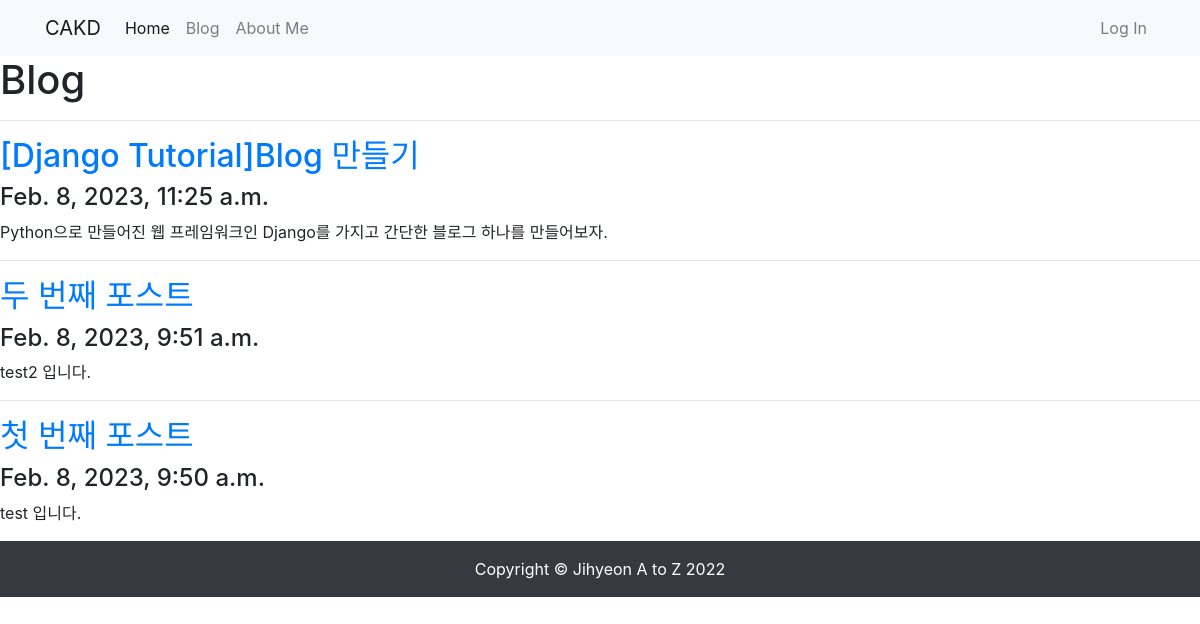
Screenshot of /blog/ with the database file from the repository.
### blog/models.py (models this page shows, shortened)
class Post(models.Model):
    title = models.CharField(max_length=30)
    content = models.TextField()
    created_at = models.DateTimeField(auto_now_add=True)
    updated_at = models.DateTimeField(auto_now=True)
    def get_absolute_url(self):
        return f'/blog/{self.pk}/'

### blog/views.py (the view)
# urls.py: path('', views.PostList.as_view()),
class PostList(ListView):
    model = Post
    ordering = '-pk'

### blog/templates/blog/post_list.html
{% extends 'blog/base.html'%}
{% block main_area %}
  <h1>Blog</h1>
    {% for p in post_list %}
    <hr>
    <h2><a href="{{p.get_absolute_url}}">{{p.title}}</a></h2>
    <h4>{{p.created_at}}</h4>
    <p>{{p.content}}</p>
    {% endfor %}
{% endblock %}

### blog/templates/blog/base.html (shortened to what this page needs)
<!DOCTYPE html>
<html lang="en">
<head>
    <link rel="stylesheet" href="https://cdn.jsdelivr.net/npm/bootstrap@4.5.3/dist/css/bootstrap.min.css">
</head>
<body>
    {% include 'blog/navbar.html'  %}
    {% block main_area %} {% endblock %}
    {% include 'blog/footer.html' %}
</body>
</html>

### blog/templates/blog/navbar.html (shortened to what this page needs)
<nav class="navbar navbar-expand-lg navbar-light bg-light">
    <div class="container">
        <a class="navbar-brand" href="/">CAKD</a>
        <div class="collapse navbar-collapse" id="navbarNavDropdown">
            <ul class="navbar-nav">
                <li class="nav-item active">
                    <a class="nav-link" href="/">Home</a>
                </li>
                <li class="nav-item">
                    <a class="nav-link" href="/blog/">Blog</a>
                </li>
                <li class="nav-item">
                    <a class="nav-link" href="/about_me/">About Me</a>
                </li>
            </ul>
            <ul class="navbar-nav ml-auto"> {% if user.is_authenticated %} <li class="nav-item dropdown">
                    <a classs="nav-link dropdown-toggle" href="#" id="navbarDropdownMenuLink" role="button"
                        data-toggle="dropdown" aria-haspopup="true" aria-expanded="false"> {{ user.username }} </a>
                    <div class="dropdown-menu" aria-labelledby="navbarDropdownMenuLink">
                        <a class="dropdown-item" href="/accounts/logout/">Log Out</a>
                    </div>
                </li> {% else %} <li class="nav-item">
                    <a class="nav-link" href="#" data-toggle="modal" data-target="#loginModal">Log In</a>
                </li> {% endif %} </ul>
        </div>
    </div>
</nav>

### blog/templates/blog/footer.html
<footer class="py-3 bg-dark">
    <div class="container">
        <p class="m-0 text-center text-white"> Copyright &copy; Jihyeon A to Z 2022 </p>
    </div>
</footer>

### rows the page displays
Post: title "[Django Tutorial]Blog 만들기", created_at "Feb. 8, 2023, 11:25 a.m.", content "Python으로 만들어진 웹 프레임워크인 Django를 가지고 간단한 블로그 하나를 만들어보자."
Post: title "두 번째 포스트", created_at "Feb. 8, 2023, 9:51 a.m.", content "test2 입니다."
Post: title "첫 번째 포스트", created_at "Feb. 8, 2023, 9:50 a.m.", content "test 입니다."
